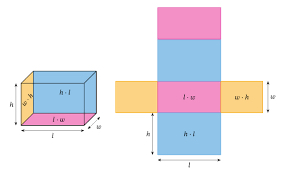
#> input picture Lab13/images/rectangle2.png, 285 x 177 px, found by its file name
$ jupyter execute Hough.ipynb
#> lines starting #> are read from the running program, lines starting #| are printed output that depends on the picture; after the words box and inside, x2 and y2 are one past the last pixel; in counts of white or black regions, pixels touching at a corner belong together
[cell 1]
import numpy as np
import cv2
import matplotlib.pyplot as plt
import math

[cell 2]
img = cv2.imread("images/rectangle2.png")
#> img is the input picture: shape (177, 285, 3); mean B, G, R 236, 230.1, 233.9
plt.imshow(img, cmap= "gray")

[cell 3]
gray = cv2.cvtColor(img, cv2.COLOR_BGR2GRAY)
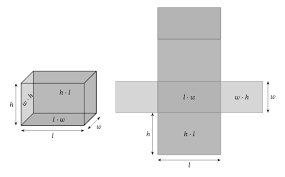
#> gray: shape (177, 285); min 0, max 255, mean 232
dst = cv2.Canny(gray, 50, 200, None, 3)
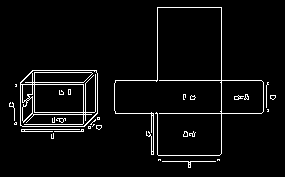
#> dst: shape (177, 285); 4.5% white in thin lines or dots, all inside (x1, y1, x2, y2) = (9, 7, 276, 168)
plt.imshow(dst, cmap= "gray")

[cell 4]
dstp = np.copy(img)
lines = cv2.HoughLines(dst, 1, np.pi/ 180, 90, None, 0, 0)
#> lines = [[80, 1.57], [113, 1.57], [221, 0], [83, 1.55], [157, 0], [115, 1.55]]

if lines is not None:
    for i in range(0, len(lines)):
        rho = lines[i][0][0]
        theta = lines[i][0][1]
        a = math.cos(theta)
        b = math.sin(theta)
        x0 = a*rho
        y0 = b* rho
        point1 = (int(x0+500*(-b)), int(y0+500*(a)))
        point2 = (int(x0-500*(-b)), int(y0-500*(a)))
        cv2.line(dstp, point1, point2, (0,0,255), 3, cv2.LINE_AA) # antialiasing
#> this loop made 6 passes
#> (rho, theta, a, b, x0, y0, point1, point2) on passes 1 to 6: (80, 1.57, -4.37e-08, 1, -3.5e-06, 80, (-500, 79), (499, 80)), (113, 1.57, -4.37e-08, 1, -4.94e-06, 113, (-500, 112), (499, 113)), (221, 0, 1, 0, 221, 0, (221, 500), (221, -500)), (83, 1.55, 0.0175, 1, 1.45, 82.99, (-498, 91), (501, 74)), (157, 0, 1, 0, 157, 0, (157, 500), (157, -500)), (115, 1.55, 0.0175, 1, 2.01, 115, (-497, 123), (501, 106))
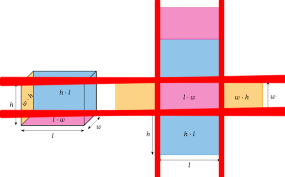
#> dstp: shape (177, 285, 3); 14.58% of pixels changed, all inside (x1, y1, x2, y2) = (0, 0, 285, 177)


cv2.imshow("source", dst)
cv2.imshow("detected", dstp)
cv2.waitKey(0)
cv2.destroyAllWindows()

[cell 5]
lines.shape
#> Out = (6, 1, 2)

[cell 6]
linesP = cv2.HoughLinesP(dst, 1, np.pi / 180, 50, None, 50, 10)
#> linesP = 16 rows, first 6: [115, 113, 261, 113], [115, 80, 261, 80], [221, 153, 221, 7], [157, 79, 157, 7], [15, 84, 97, 84], [14, 112, 97, 112]
if linesP is not None:
    for i in range(0, len(linesP)):
        l = linesP[i][0]
        cv2.line(dstp, (l[0], l[1]), (l[2], l[3]), (0,0,255), 3, cv2.LINE_AA)
#> this loop made 16 passes
#> l on passes 1 to 12: [115, 113, 261, 113], [115, 80, 261, 80], [221, 153, 221, 7], [157, 79, 157, 7], [15, 84, 97, 84], [14, 112, 97, 112], [158, 7, 220, 7], [21, 129, 83, 129], [32, 70, 96, 70], [22, 126, 101, 126], [158, 155, 219, 155], [21, 131, 83, 131]
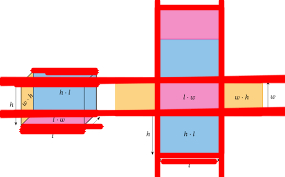
#> dstp: shape (177, 285, 3); 8.53% of pixels changed, all inside (x1, y1, x2, y2) = (13, 4, 263, 165)

cv2.imshow("Source", gray)
cv2.imshow("Detected Lines (in red) - Probabilistic Line Transform", dstp)
cv2.waitKey(0)
cv2.destroyAllWindows()

[cell 7]
src = cv2.imread('images/Hough_circle.png')
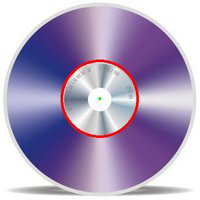
#> input picture Lab13/images/Hough_circle.png, 200 x 200 px, found by its file name
#> src is the input picture: shape (200, 200, 3); mean B, G, R 188.7, 157.7, 171.1
src_original= np.copy(src)
gray = cv2.cvtColor(src,cv2.COLOR_BGR2GRAY)
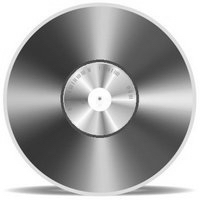
#> gray: shape (200, 200); min 32, max 255, mean 165.2
rows = gray.shape[0]
#> rows = 200

# outer circle
circles = cv2.HoughCircles(gray, cv2.HOUGH_GRADIENT, 1, rows / 8, param1=100, param2=30,
                            minRadius=28, maxRadius=100)
#> circles = [[101.5, 99.5, 95]]

# inner circle
circles2 = cv2.HoughCircles(gray, cv2.HOUGH_GRADIENT, 1, rows / 8, param1=100, param2=30,
                            minRadius=1, maxRadius=60)
#> circles2 = [[97.5, 99.5, 37.9]]

if circles is not None:
    circles = np.uint16(np.around(circles))
#> circles = [[102, 100, 95]]
    for i in circles[0, :]:
        center = (i[0], i[1])
        # circle center
        cv2.circle(src, center, 1, (0, 0, 0), 15)
        # circle outline
        radius = i[2]
        cv2.circle(src, center, radius, (0, 0, 0), 15)
#> this loop made 1 pass
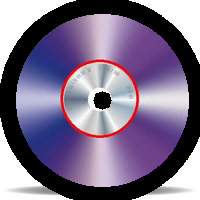
#> src: shape (200, 200, 3); mean B, G, R 138.1, 112.1, 124.1

if circles2 is not None:
    circles2 = np.uint16(np.around(circles2))
#> circles2 = [[98, 100, 38]]
    for i in circles2[0, :]:
        center = (i[0], i[1])
        # circle center
        cv2.circle(src, center, 1, (0, 0, 0), 15)
        # circle outline
        radius = i[2]
        cv2.circle(src, center, radius, (0, 0, 0), 15)
#> this loop made 1 pass
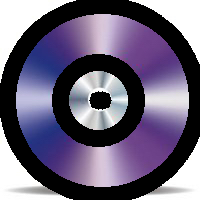
#> src: shape (200, 200, 3); 10.34% of pixels changed, all inside (x1, y1, x2, y2) = (52, 54, 145, 147)

cv2.imshow("original", src_original)
cv2.imshow("detected circles", src)
cv2.waitKey(0)
cv2.destroyAllWindows()
